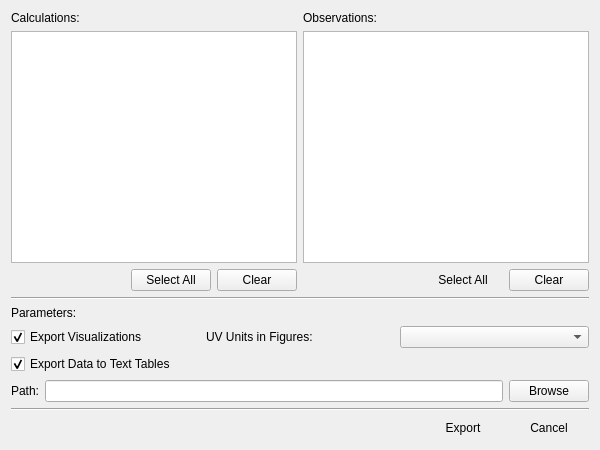
<?xml version="1.0" encoding="UTF-8"?>
<ui version="4.0">
 <class>ExportCalculatedDataDialog</class>
 <widget class="QDialog" name="ExportCalculatedDataDialog">
  <property name="windowModality">
   <enum>Qt::WindowModality::ApplicationModal</enum>
  </property>
  <property name="geometry">
   <rect>
    <x>0</x>
    <y>0</y>
    <width>600</width>
    <height>450</height>
   </rect>
  </property>
  <property name="sizePolicy">
   <sizepolicy hsizetype="Fixed" vsizetype="Fixed">
    <horstretch>0</horstretch>
    <verstretch>0</verstretch>
   </sizepolicy>
  </property>
  <property name="minimumSize">
   <size>
    <width>600</width>
    <height>450</height>
   </size>
  </property>
  <property name="maximumSize">
   <size>
    <width>600</width>
    <height>450</height>
   </size>
  </property>
  <property name="windowTitle">
   <string>Export Calculated Data</string>
  </property>
  <property name="windowIcon">
   <iconset resource="../gui/icons/icons.qrc">
    <normaloff>:/icons/export_icon.svg</normaloff>:/icons/export_icon.svg</iconset>
  </property>
  <property name="modal">
   <bool>true</bool>
  </property>
  <layout class="QGridLayout" name="gridLayout_3">
   <item row="5" column="0" colspan="2">
    <widget class="Line" name="line_2">
     <property name="orientation">
      <enum>Qt::Orientation::Horizontal</enum>
     </property>
    </widget>
   </item>
   <item row="6" column="0" colspan="2">
    <layout class="QHBoxLayout" name="buttonLayout">
     <item>
      <spacer name="horizontalSpacer">
       <property name="orientation">
        <enum>Qt::Orientation::Horizontal</enum>
       </property>
       <property name="sizeHint" stdset="0">
        <size>
         <width>40</width>
         <height>20</height>
        </size>
       </property>
      </spacer>
     </item>
     <item>
      <widget class="QPushButton" name="exportButton">
       <property name="text">
        <string>Export</string>
       </property>
       <property name="autoDefault">
        <bool>false</bool>
       </property>
       <property name="flat">
        <bool>true</bool>
       </property>
      </widget>
     </item>
     <item>
      <widget class="QPushButton" name="cancelButton">
       <property name="text">
        <string>Cancel</string>
       </property>
       <property name="autoDefault">
        <bool>true</bool>
       </property>
       <property name="flat">
        <bool>true</bool>
       </property>
      </widget>
     </item>
    </layout>
   </item>
   <item row="4" column="0" colspan="2">
    <layout class="QHBoxLayout" name="horizontalLayout_3">
     <item>
      <widget class="QLabel" name="lblPath">
       <property name="text">
        <string>Path:</string>
       </property>
      </widget>
     </item>
     <item>
      <widget class="QLineEdit" name="lineEdit">
       </widget>
     </item>
     <item>
      <widget class="QPushButton" name="pushButton">
       <property name="text">
        <string>Browse</string>
       </property>
      </widget>
     </item>
    </layout>
   </item>
   <item row="0" column="0" colspan="2">
    <layout class="QGridLayout" name="gridLayout">
     <item row="6" column="2">
      <layout class="QHBoxLayout" name="horizontalLayout_2">
       <item>
        <spacer name="horizontalSpacer_3">
         <property name="orientation">
          <enum>Qt::Orientation::Horizontal</enum>
         </property>
         <property name="sizeHint" stdset="0">
          <size>
           <width>40</width>
           <height>20</height>
          </size>
         </property>
        </spacer>
       </item>
       <item>
        <widget class="QPushButton" name="selectAllCalcButton">
         <property name="text">
          <string>Select All</string>
         </property>
        </widget>
       </item>
       <item>
        <widget class="QPushButton" name="clearAllCalcButton">
         <property name="text">
          <string>Clear</string>
         </property>
        </widget>
       </item>
      </layout>
     </item>
     <item row="3" column="3">
      <widget class="QListWidget" name="targetList">
       <property name="selectionMode">
        <enum>QAbstractItemView::SelectionMode::MultiSelection</enum>
       </property>
      </widget>
     </item>
     <item row="2" column="3">
      <widget class="QLabel" name="labelTargets">
       <property name="text">
        <string>Observations:</string>
       </property>
      </widget>
     </item>
     <item row="2" column="2">
      <widget class="QLabel" name="labelCalc">
       <property name="text">
        <string>Calculations:</string>
       </property>
      </widget>
     </item>
     <item row="3" column="2">
      <widget class="QListWidget" name="calcList" />
     </item>
     <item row="6" column="3">
      <layout class="QHBoxLayout" name="horizontalLayout">
       <item>
        <spacer name="horizontalSpacer_2">
         <property name="orientation">
          <enum>Qt::Orientation::Horizontal</enum>
         </property>
         <property name="sizeHint" stdset="0">
          <size>
           <width>40</width>
           <height>20</height>
          </size>
         </property>
        </spacer>
       </item>
       <item>
        <widget class="QPushButton" name="selectAllObsButton">
         <property name="text">
          <string>Select All</string>
         </property>
         <property name="flat">
          <bool>true</bool>
         </property>
        </widget>
       </item>
       <item>
        <widget class="QPushButton" name="clearAllObsButton">
         <property name="text">
          <string>Clear</string>
         </property>
        </widget>
       </item>
      </layout>
     </item>
    </layout>
   </item>
   <item row="2" column="0" colspan="2">
    <layout class="QGridLayout" name="gridLayout_2">
     <item row="2" column="0">
      <widget class="QCheckBox" name="chkExportVisualizations">
       <property name="text">
        <string>Export Visualizations</string>
       </property>
       <property name="checked">
        <bool>true</bool>
       </property>
      </widget>
     </item>
     <item row="3" column="0">
      <widget class="QCheckBox" name="chkExportData">
       <property name="enabled">
        <bool>true</bool>
       </property>
       <property name="text">
        <string>Export Data to Text Tables</string>
       </property>
       <property name="checked">
        <bool>true</bool>
       </property>
      </widget>
     </item>
     <item row="0" column="0" colspan="3">
      <widget class="Line" name="line">
       <property name="orientation">
        <enum>Qt::Orientation::Horizontal</enum>
       </property>
      </widget>
     </item>
     <item row="2" column="1">
      <widget class="QLabel" name="lblFigureScale">
       <property name="text">
        <string>UV Units in Figures:</string>
       </property>
      </widget>
     </item>
     <item row="2" column="2">
      <widget class="QComboBox" name="cmbUnits">
       <property name="currentText">
        <string />
       </property>
      </widget>
     </item>
     <item row="1" column="0" colspan="3">
      <widget class="QLabel" name="labelParameters">
       <property name="text">
        <string>Parameters:</string>
       </property>
      </widget>
     </item>
    </layout>
   </item>
  </layout>
 </widget>
 <resources>
  <include location="../gui/icons/icons.qrc" />
 </resources>
 <connections />
</ui>
